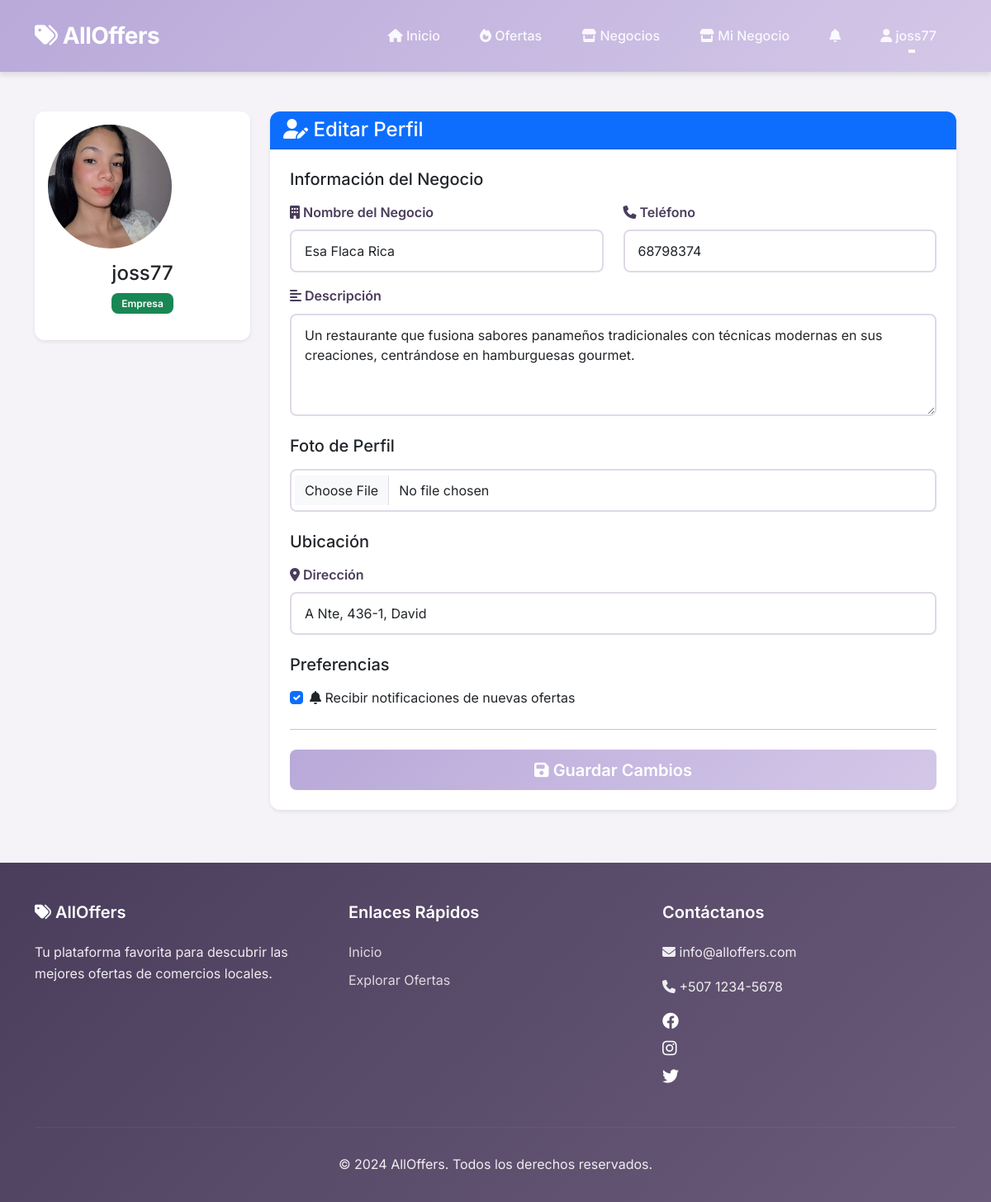
Screenshot of /profile/ (signed in) with the database file from the repository.
### core/models.py (models this page shows, shortened)
class User(AbstractUser):
    ROLE_CHOICES = [
        ('admin', 'Administrador'),
        ('business', 'Empresa'),
        ('user', 'Usuario Final'),
    ]
    role = models.CharField(max_length=10, choices=ROLE_CHOICES, default='user')
    profile_image = models.ImageField(upload_to='profiles/', null=True, blank=True)
    latitude = models.FloatField(null=True, blank=True)
    longitude = models.FloatField(null=True, blank=True)
    location_name = models.CharField(max_length=255, blank=True)
    phone = models.CharField(max_length=20, blank=True)
    notifications_enabled = models.BooleanField(default=True)
    business_name = models.CharField(max_length=200, blank=True)
    business_description = models.TextField(blank=True)
    business_verified = models.BooleanField(default=False)
    business_vetted = models.BooleanField(default=False)
    veto_reason = models.TextField(blank=True)
    following_businesses = models.ManyToManyField(
        'self',
        symmetrical=False,
        related_name='followers',
        blank=True
    )
    following_categories = models.ManyToManyField(
        'Category',
        related_name='followers',
        blank=True
    )
    @property
    def is_admin(self):
        return self.role == 'admin' or self.is_superuser
    @property
    def is_business(self):
        return self.role == 'business'

### core/views.py (the view)
# urls.py: path('profile/', views.user_profile, name='user_profile'),
@login_required
def user_profile(request):
    if request.method == 'POST':
        if request.user.is_business:
            form = BusinessProfileForm(request.POST, request.FILES, instance=request.user)
        else:
            form = UserProfileForm(request.POST, request.FILES, instance=request.user)
        if form.is_valid():
            form.save()
            messages.success(request, 'Perfil actualizado exitosamente.')
            return redirect('user_profile')
    else:
        if request.user.is_business:
            form = BusinessProfileForm(instance=request.user)
        else:
            form = UserProfileForm(instance=request.user)
    pending_request = None
    if not request.user.is_business:
        pending_request = BusinessRequest.objects.filter(
            user=request.user,
            status='pending'
        ).first()
    context = {
        'form': form,
        'pending_request': pending_request,
    }
    return render(request, 'user/profile.html', context)

### core/forms.py
class BusinessProfileForm(forms.ModelForm):
    class Meta:
        model = User
        fields = ['business_name', 'business_description', 'phone', 'profile_image',
                  'latitude', 'longitude', 'location_name', 'notifications_enabled']
        widgets = {
            'business_name': forms.TextInput(attrs={'class': 'form-control'}),
            'business_description': forms.Textarea(attrs={'class': 'form-control', 'rows': 4}),
            'phone': forms.TextInput(attrs={'class': 'form-control'}),
            'profile_image': forms.FileInput(attrs={'class': 'form-control'}),
            'latitude': forms.HiddenInput(),
            'longitude': forms.HiddenInput(),
            'location_name': forms.TextInput(attrs={'class': 'form-control', 'readonly': 'readonly'}),
            'notifications_enabled': forms.CheckboxInput(attrs={'class': 'form-check-input'}),
        }

### core/context_processors.py (called while the page is built)
def google_maps_api_key(request):
    return {
        'GOOGLE_MAPS_API_KEY': getattr(settings, 'GOOGLE_MAPS_API_KEY', '')
    }

### core/templates/user/profile.html (shortened to what this page needs)
{% extends 'base.html' %}
{% load static %}
{% block content %}
<div class="container my-5">
    <div class="row">
        <div class="col-md-3">
            <div class="card mb-4">
                <div class="card-body text-center">
                    {% if user.profile_image %}
                    <img src="{{ user.profile_image.url }}" class="rounded-circle mb-3" style="width: 150px; height: 150px; object-fit: cover;">
                    {% else %}
                    <div class="rounded-circle bg-primary text-white d-inline-flex align-items-center justify-content-center mb-3"
                         style="width: 150px; height: 150px; font-size: 4rem;">
                        {{ user.username|first|upper }}
                    </div>
                    {% endif %}
                    <h4>{{ user.username }}</h4>
                    <p class="text-muted">
                        {% if user.is_admin %}
                            <span class="badge bg-danger">Administrador</span>
                        {% elif user.is_business %}
                            <span class="badge bg-success">Empresa</span>
                        {% else %}
                            <span class="badge bg-primary">Usuario</span>
                        {% endif %}
                    </p>
                </div>
            </div>
        </div>
        <div class="col-md-9">
            <div class="card">
                <div class="card-header bg-primary text-white">
                    <h4 class="mb-0">
                        <i class="fas fa-user-edit"></i> Editar Perfil
                    </h4>
                </div>
                <div class="card-body p-4">
                    <form method="post" enctype="multipart/form-data">
                        {% if user.is_business %}
                        <h5 class="mb-3">Información del Negocio</h5>
                        <div class="row">
                            <div class="col-md-6 mb-3">
                                <label for="{{ form.business_name.id_for_label }}" class="form-label">
                                    <i class="fas fa-building"></i> Nombre del Negocio
                                </label>
                                {{ form.business_name }}
                            </div>
                            <div class="col-md-6 mb-3">
                                <label for="{{ form.phone.id_for_label }}" class="form-label">
                                    <i class="fas fa-phone"></i> Teléfono
                                </label>
                                {{ form.phone }}
                            </div>
                        </div>
                        <div class="mb-3">
                            <label for="{{ form.business_description.id_for_label }}" class="form-label">
                                <i class="fas fa-align-left"></i> Descripción
                            </label>
                            {{ form.business_description }}
                        </div>
                        {% endif %}
                        <h5 class="mb-3 mt-4">Foto de Perfil</h5>
                        <div class="mb-3">
                            {{ form.profile_image }}
                        </div>
                        <h5 class="mb-3 mt-4">Ubicación</h5>
                        <div class="mb-3">
                            <label for="{{ form.location_name.id_for_label }}" class="form-label">
                                <i class="fas fa-map-marker-alt"></i> Dirección
                            </label>
                            {{ form.location_name }}
                        </div>
                        <h5 class="mb-3 mt-4">Preferencias</h5>
                        <div class="mb-3 form-check">
                            {{ form.notifications_enabled }}
                            <label class="form-check-label" for="{{ form.notifications_enabled.id_for_label }}">
                                <i class="fas fa-bell"></i> Recibir notificaciones de nuevas ofertas
                            </label>
                        </div>
                        <hr class="my-4">
                        <div class="d-grid">
                            <button type="submit" class="btn btn-primary btn-lg">
                                <i class="fas fa-save"></i> Guardar Cambios
                            </button>
                        </div>
                    </form>
                </div>
            </div>
        </div>
    </div>
</div>
{% endblock %}

### core/templates/base.html (shortened to what this page needs)
{% load static %}
<!DOCTYPE html>
<html lang="es">
<head>
    <link href="https://cdn.jsdelivr.net/npm/bootstrap@5.3.0/dist/css/bootstrap.min.css" rel="stylesheet">
    <link rel="stylesheet" href="https://cdnjs.cloudflare.com/ajax/libs/font-awesome/6.4.0/css/all.min.css">
    <link rel="stylesheet" href="{% static 'css/main.css' %}">
    <link rel="stylesheet" href="{% static 'css/dashboard.css' %}">
    <link rel="stylesheet" href="{% static 'css/sidebar.css' %}">
</head>
<body>
    <nav class="navbar navbar-expand-lg sticky-top">
        <div class="container">
            <a class="navbar-brand" href="{% url 'home' %}">
                <i class="fas fa-tags"></i> AllOffers
            </a>
            <div class="collapse navbar-collapse" id="navbarNav">
                <ul class="navbar-nav ms-auto">
                    <li class="nav-item">
                        <a class="nav-link" href="{% url 'home' %}">
                            <i class="fas fa-home"></i> Inicio
                        </a>
                    </li>
                    <li class="nav-item">
                        <a class="nav-link" href="{% url 'offers_list' %}">
                            <i class="fas fa-fire"></i> Ofertas
                        </a>
                    </li>
                    <li class="nav-item">
                        <a class="nav-link" href="{% url 'businesses_list' %}">
                            <i class="fas fa-store"></i> Negocios
                        </a>
                    </li>
                    {% if user.is_authenticated %}
                        {% if user.is_admin %}
                            <li class="nav-item">
                                <a class="nav-link" href="{% url 'admin_dashboard' %}">
                                    <i class="fas fa-chart-line"></i> Dashboard
                                </a>
                            </li>
                        {% elif user.is_business %}
                            <li class="nav-item">
                                <a class="nav-link" href="{% url 'business_dashboard' %}">
                                    <i class="fas fa-store"></i> Mi Negocio
                                </a>
                            </li>
                        {% endif %}
                        <li class="nav-item">
                            <a class="nav-link position-relative" href="{% url 'user_notifications' %}">
                                <i class="fas fa-bell"></i>
                            </a>
                        </li>
                        <li class="nav-item dropdown">
                            <a class="nav-link dropdown-toggle" href="#" id="userDropdown" role="button" data-bs-toggle="dropdown">
                                <i class="fas fa-user"></i> {{ user.username }}
                            </a>
                        </li>
                    {% endif %}
                </ul>
            </div>
        </div>
    </nav>
    {% block content %}{% endblock %}
    <footer class="footer">
        <div class="container">
            <div class="row">
                <div class="col-md-4 mb-4">
                    <h5><i class="fas fa-tags"></i> AllOffers</h5>
                    <p>Tu plataforma favorita para descubrir las mejores ofertas de comercios locales.</p>
                </div>
                <div class="col-md-4 mb-4">
                    <h5>Enlaces Rápidos</h5>
                    <a href="{% url 'home' %}">Inicio</a>
                    <a href="{% url 'offers_list' %}">Explorar Ofertas</a>
                </div>
                <div class="col-md-4 mb-4">
                    <h5>Contáctanos</h5>
                    <p><i class="fas fa-envelope"></i> info@alloffers.com</p>
                    <p><i class="fas fa-phone"></i> +507 1234-5678</p>
                    <div class="mt-3">
                        <a href="#" class="text-white me-3"><i class="fab fa-facebook fa-lg"></i></a>
                        <a href="#" class="text-white me-3"><i class="fab fa-instagram fa-lg"></i></a>
                        <a href="#" class="text-white"><i class="fab fa-twitter fa-lg"></i></a>
                    </div>
                </div>
            </div>
            <hr style="border-color: rgba(255,255,255,0.2);">
            <div class="text-center py-3">
                <p class="mb-0">&copy; 2024 AllOffers. Todos los derechos reservados.</p>
            </div>
        </div>
    </footer>
</body>
</html>

### core/static/css/main.css (style rules this page uses)
:root { --primary-color: #B8A9D9; --primary-light: #D4C8E8; --primary-dark: #9B8AB8; --secondary-color: #C8B8D9; --accent-color: #E6D9F0; --success-color: #B8D9C8; --warning-color: #E8D4B8; --danger-color: #E8B8C8; --info-color: #C8D4E8; --text-dark: #4A3D5C; --text-medium: #6B5B7A; --text-light: #9B8AB8; --bg-light: #F5F2F8; --bg-white: #FFFFFF; --border-color: #E0D9E8; --shadow-sm: 0 2px 4px rgba(0,0,0,0.08); --shadow-md: 0 4px 6px rgba(0,0,0,0.1); --shadow-lg: 0 10px 15px rgba(0,0,0,0.12); --radius-sm: 8px; --radius-md: 12px; --radius-lg: 16px; --transition: all 0.3s ease; }
* { margin: 0; padding: 0; box-sizing: border-box; }
body { font-family: 'Inter', 'Segoe UI', Tahoma, Geneva, Verdana, sans-serif; background-color: var(--bg-light); color: var(--text-dark); line-height: 1.6; overflow-x: hidden; }
a { color: var(--primary-color); text-decoration: none; transition: var(--transition); }
img { max-width: 100%; height: auto; display: block; }
.navbar { background: linear-gradient(135deg, var(--primary-color) 0%, var(--primary-light) 100%); box-shadow: var(--shadow-md); padding: 1rem 0; }
.navbar-brand { font-size: 1.75rem; font-weight: 700; color: var(--bg-white) !important; letter-spacing: -0.5px; }
.navbar-nav .nav-link { color: rgba(255,255,255,0.9) !important; margin: 0 0.5rem; font-weight: 500; position: relative; transition: var(--transition); }
.navbar-nav .nav-link::after { content: ''; position: absolute; bottom: 0; left: 50%; width: 0; height: 2px; background: var(--bg-white); transition: var(--transition); transform: translateX(-50%); }
.card { border: none; border-radius: var(--radius-md); box-shadow: var(--shadow-sm); transition: var(--transition); overflow: hidden; background: var(--bg-white); }
.btn { border-radius: var(--radius-sm); padding: 0.6rem 1.5rem; font-weight: 600; transition: var(--transition); border: none; }
.btn-primary { background: linear-gradient(135deg, var(--primary-color) 0%, var(--primary-light) 100%); color: white; }
.badge { padding: 0.4rem 0.75rem; border-radius: var(--radius-sm); font-weight: 600; }
.form-control, .form-select { border: 2px solid var(--border-color); border-radius: var(--radius-sm); padding: 0.75rem 1rem; transition: var(--transition); }
.form-label { font-weight: 600; color: var(--text-dark); margin-bottom: 0.5rem; }
.footer { background: linear-gradient(135deg, var(--text-dark) 0%, var(--text-medium) 100%); color: rgba(255,255,255,0.9); padding: 3rem 0 1rem; margin-top: 4rem; }
.footer h5 { color: var(--bg-white); font-weight: 600; margin-bottom: 1.5rem; }
.footer a { color: rgba(255,255,255,0.8); display: block; margin-bottom: 0.5rem; }

### core/static/css/sidebar.css (style rules this page uses)
.nav-item { margin: 0.25rem 0.5rem; }

### rows the page displays
User: username "joss77", profile_image (placeholder picture), business_name "Esa Flaca Rica", phone "68798374", business_description "Un restaurante que fusiona sabores panameños tradicionales con técnicas modernas en sus creaciones, centrándose en hamburguesas gourmet.", location_name "A Nte, 436-1, David", notifications_enabled "☑"
